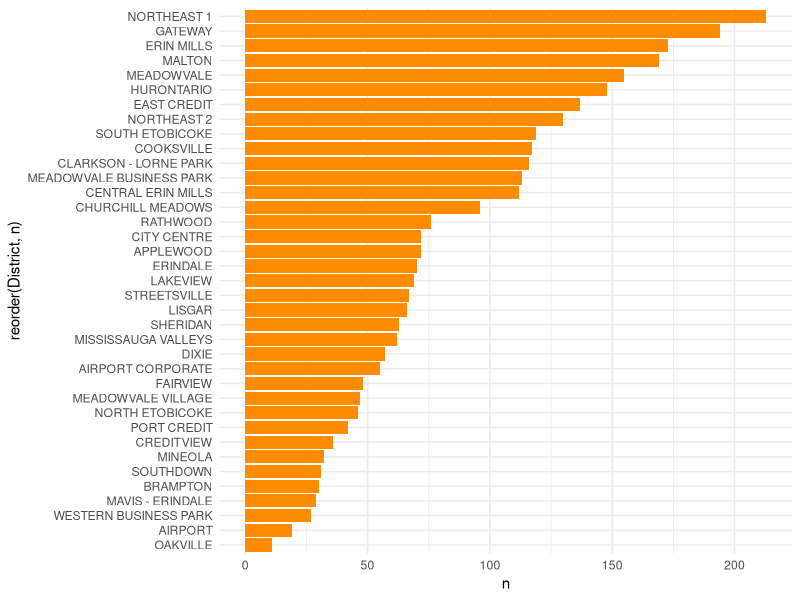
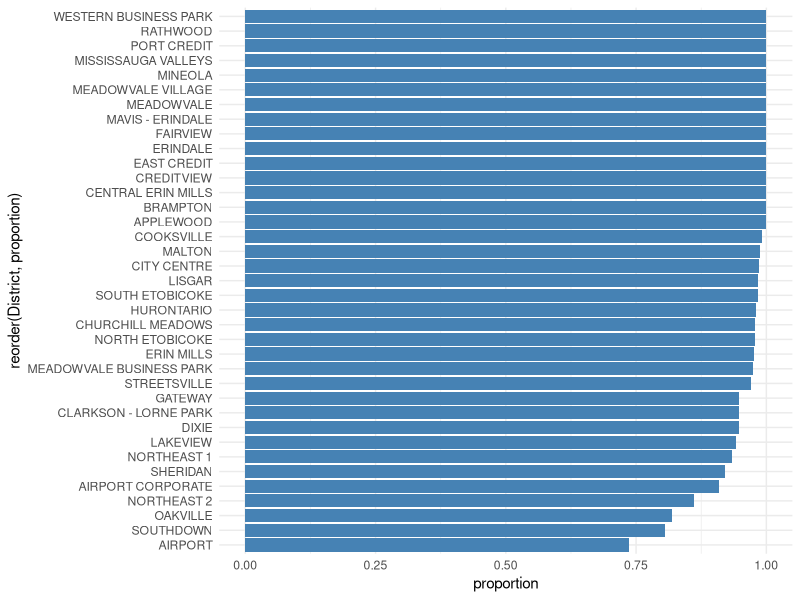
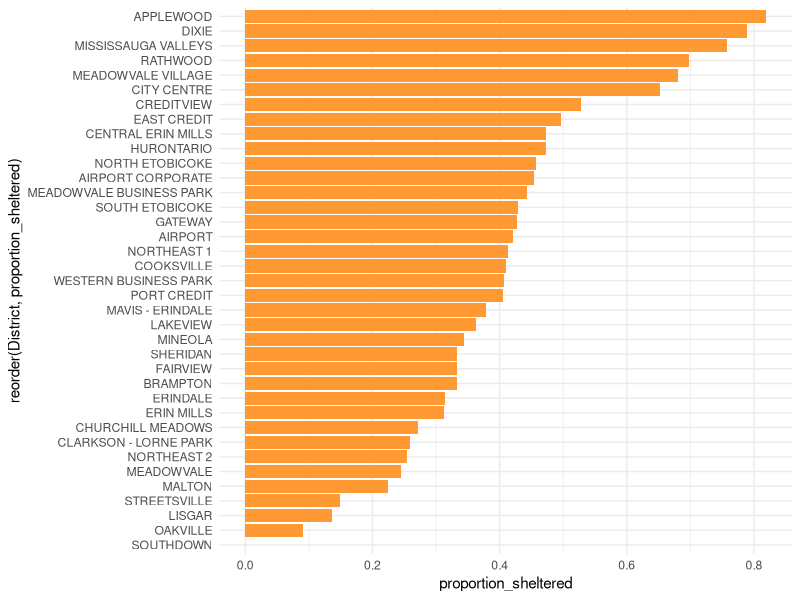
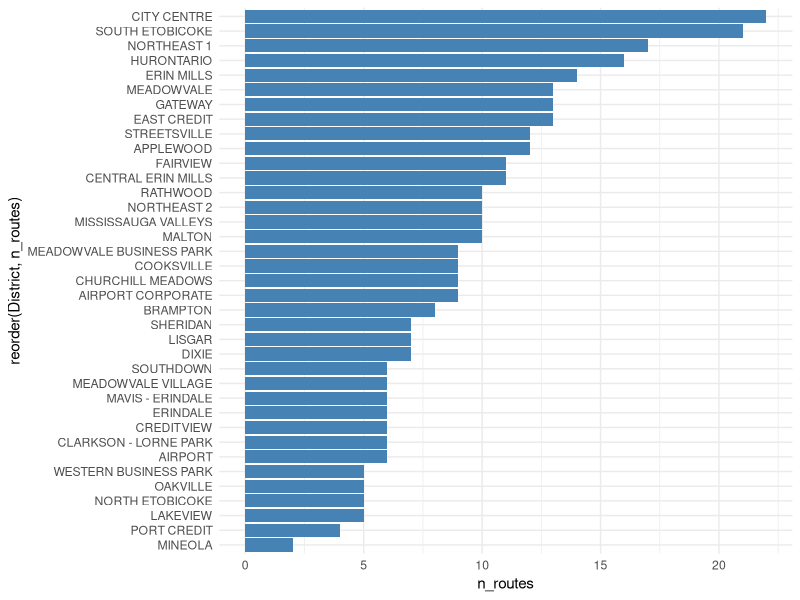
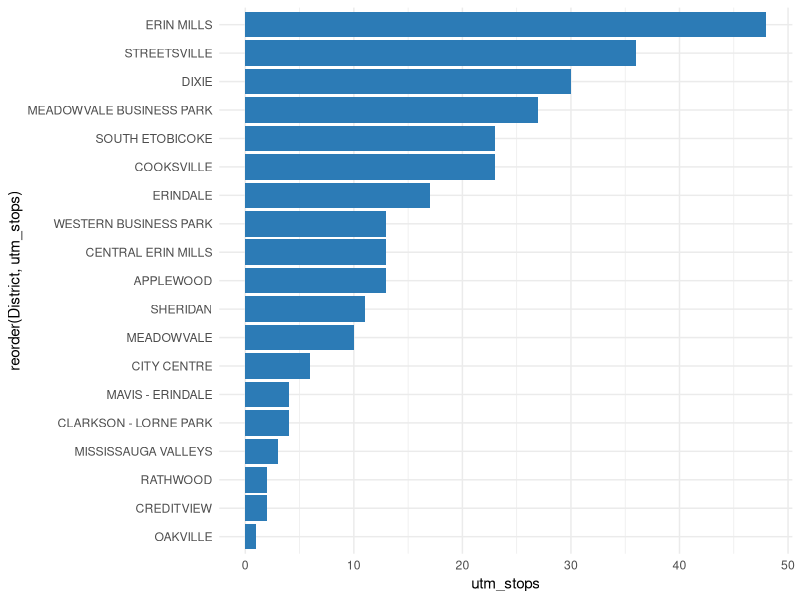
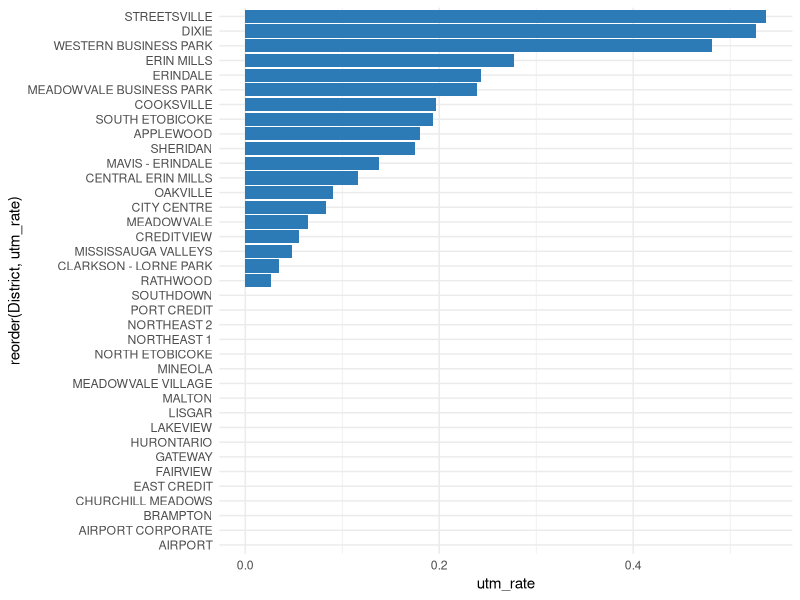
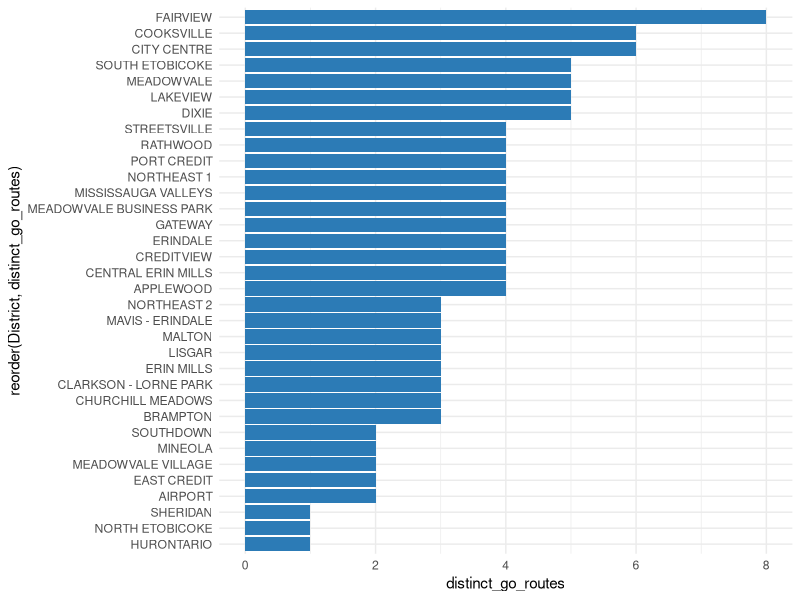

The R source for these figures, in order:
## ---- chunk 1
knitr::opts_chunk$set(echo = FALSE, message = FALSE, warning = FALSE)

library(dplyr)
library(ggplot2)
library(tidyr)

df <- read.csv("./Datasets/MiWay_Bus_Stops_-4490514804018385747.csv")

df <- df %>%
  mutate(District = trimws(District)) %>%
  filter(District != "", District != "UNKNOWN")

utm_routes <- c("1", "44", "101", "110", "126")

# Flag GO station stops in df
df$is_GO_stop <- grepl("GO STATION", df$Stop_Description, ignore.case = TRUE)

# Long form routes, carrying is_GO_stop with it
routes_long <- df %>%
  separate_rows(Routes_Service, sep = "/") %>%
  mutate(Routes_Service = trimws(Routes_Service)) %>%
  filter(Routes_Service != "")

stop_level <- routes_long %>%
  group_by(Stop_Number, District) %>%
  summarise(
    has_utm = any(Routes_Service %in% utm_routes),
    .groups = "drop"
  )

# GO-serving routes
go_routes <- routes_long %>%
  filter(is_GO_stop) %>%
  pull(Routes_Service) %>%
  unique()

df$is_GO_stop <- grepl("GO STATION", df$Stop_Description, ignore.case = TRUE)

go_routes <- routes_long %>%
  filter(is_GO_stop, Routes_Service != "") %>%
  pull(Routes_Service) %>%
  unique()

counts <- df %>%
  group_by(District) %>%
  summarise(n = n()) %>%
  arrange(desc(n))

access_summary <- df %>%
  group_by(District) %>%
  summarise(
    accessible = sum(Accessible),
    total      = n(),
    proportion = accessible / total
  ) %>%
  arrange(desc(proportion))

shelter_summary <- df %>%
  group_by(District) %>%
  summarise(
    shelters             = sum(Shelter),
    total                = n(),
    proportion_sheltered = shelters / total
  ) %>%
  arrange(desc(proportion_sheltered))

routes_by_district <- routes_long %>%
  group_by(District) %>%
  summarise(n_routes = n_distinct(Routes_Service)) %>%
  arrange(desc(n_routes))

utm_long <- routes_long %>%
  filter(Routes_Service %in% utm_routes)

district_utm <- utm_long %>%
  group_by(District) %>%
  summarise(
    utm_stops           = n_distinct(Stop_Number),
    utm_bus_occurrences = n(),
    utm_distinct_routes = n_distinct(Routes_Service),
    .groups = "drop"
  ) %>%
  arrange(desc(utm_stops))

utm_normalized <- stop_level %>%
  group_by(District) %>%
  summarise(
    total_stops = n(),
    utm_stops   = sum(has_utm),
    utm_rate    = utm_stops / total_stops,
    .groups = "drop"
  ) %>%
  arrange(desc(utm_rate))

go_by_district <- routes_long %>%
  filter(Routes_Service %in% go_routes) %>%
  group_by(District) %>%
  summarise(
    distinct_go_routes = n_distinct(Routes_Service),
    total_go_stops     = n_distinct(Stop_Number),
    .groups = "drop"
  ) %>%
  arrange(desc(distinct_go_routes))

tab_access   <- table(df$District, df$Accessible)
chisq_access <- chisq.test(tab_access)

tab_shelter   <- table(df$District, df$Shelter)
chisq_shelter <- chisq.test(tab_shelter)

tab_utm   <- table(stop_level$District, stop_level$has_utm)
chisq_utm <- chisq.test(tab_utm)

tab_go   <- table(df$District, df$is_GO_stop)
chisq_go <- chisq.test(tab_go)
## ---- chunk 2
ggplot(counts, aes(x = n, y = reorder(District, n))) +
  geom_col(fill = "darkorange") + theme_minimal()
## ---- chunk 3
ggplot(access_summary, aes(x = proportion, y = reorder(District, proportion))) +
  geom_col(fill = "steelblue") + theme_minimal()
## ---- chunk 4
ggplot(shelter_summary, aes(x = proportion_sheltered, y = reorder(District, proportion_sheltered))) +
  geom_col(fill = "#FF9933") + theme_minimal()
## ---- chunk 5
ggplot(routes_by_district, aes(x = n_routes, y = reorder(District, n_routes))) +
  geom_col(fill = "steelblue") + theme_minimal()
## ---- chunk 6
ggplot(district_utm, aes(x = utm_stops, y = reorder(District, utm_stops))) +
  geom_col(fill = "#2C7BB6") + theme_minimal()
## ---- chunk 7
ggplot(utm_normalized, aes(x = utm_rate, y = reorder(District, utm_rate))) +
  geom_col(fill = "#2C7BB6") + theme_minimal()
## ---- chunk 8
ggplot(go_by_district, aes(x = distinct_go_routes, y = reorder(District, distinct_go_routes))) +
  geom_col(fill = "#2C7BB6") + theme_minimal()
## ---- chunk 9
# Code shown here…
